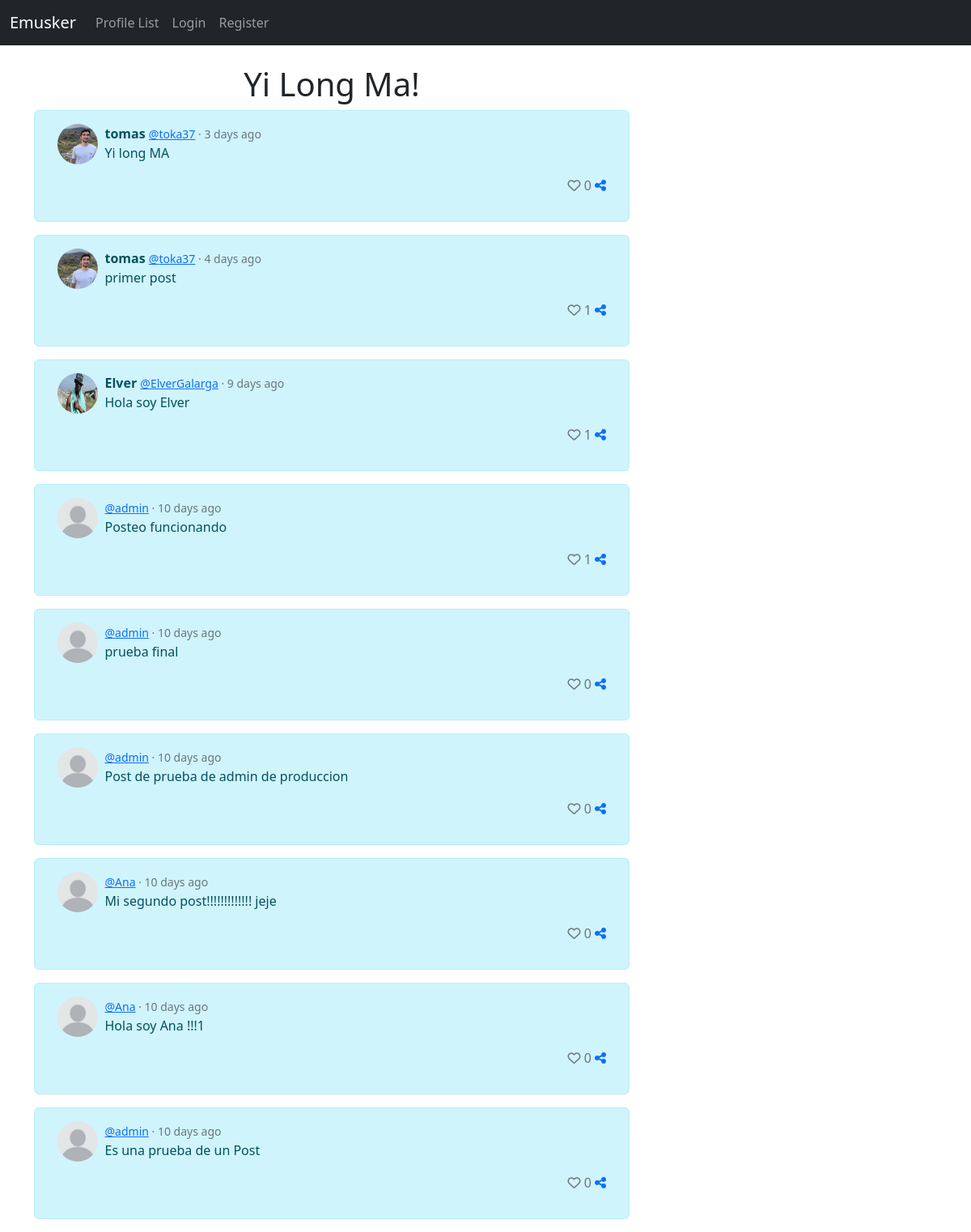
The app's page /, older data.
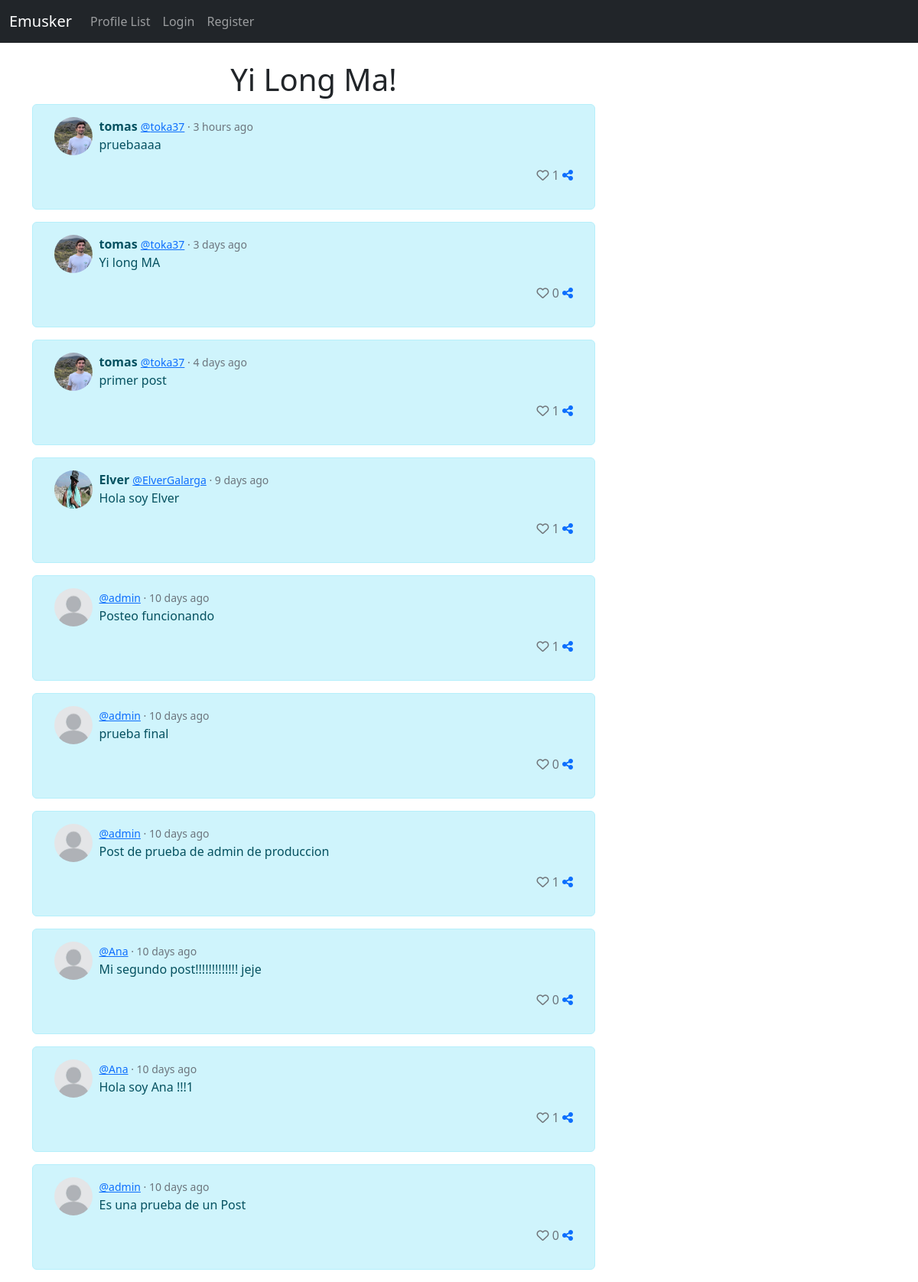
The same page, newer data.
### musker/models.py (models this page shows, shortened)
class Post(models.Model):
	user = models.ForeignKey(User, related_name="posts", on_delete=models.DO_NOTHING)
	body = models.CharField(max_length=300)
	created_at=models.DateTimeField(auto_now_add=True)
	likes = models.ManyToManyField(User,related_name="post_like",blank=True)
	def number_of_likes(self):
		return self.likes.count()
	def whenpublished(self):
		now = timezone.now()
		diff= now - self.created_at
		if diff.days == 0 and diff.seconds >= 0 and diff.seconds < 60:
			seconds= diff.seconds
			if seconds == 1:
				return str(seconds) +  "second ago"
			else:
				return str(seconds) + " seconds ago"
		if diff.days == 0 and diff.seconds >= 60 and diff.seconds < 3600:
			minutes= math.floor(diff.seconds/60)
			if minutes == 1:
				return str(minutes) + " minute ago"
			else:
				return str(minutes) + " minutes ago"
		if diff.days == 0 and diff.seconds >= 3600 and diff.seconds < 86400:
			hours= math.floor(diff.seconds/3600)
			if hours == 1:
				return str(hours) + " hour ago"
			else:
				return str(hours) + " hours ago"
		if diff.days >= 1 and diff.days < 30:
			days= diff.days
			if days == 1:
				return str(days) + " day ago"
			else:
				return str(days) + " days ago"

class Profile(models.Model):
	user = models.OneToOneField(User, on_delete=models.CASCADE)
	follows = models.ManyToManyField("self",related_name="followed_by",symmetrical=False,blank=True)
	date_modified = models.DateTimeField(User, auto_now=True)
	profile_image = models.ImageField(null=True,blank=True, upload_to="images/")
	profile_bio = models.CharField(null=True,blank=True,max_length=100)
	homepage_link =models.CharField(null=True,blank=True,max_length=100)
	instagram_link =models.CharField(null=True,blank=True,max_length=100)
	linkedin_link =models.CharField(null=True,blank=True,max_length=100)

### musker/views.py (the view)
# urls.py: path('', views.home, name="home"),
def home(request):
    posts = Post.objects.all().order_by("-created_at")
    if request.user.is_authenticated:
        form = PostForm(request.POST or None)
        if request.method == "POST":
            if form.is_valid():
                post = form.save(commit=False)
                post.user = request.user
                post.save()
                messages.success(request, ("Posted!"))
                return redirect('home')
        return render(request, 'home.html', {"posts":posts, "form":form})
    else:
        return render(request, 'home.html', {"posts":posts})

### musker/templates/home.html (shortened to what this page needs)
{% extends 'base.html' %}
{%load static%}
{% block content %}
<div class="container text-center">
    <div class="row">
        <div class="col-8">
<h1>Yi Long Ma!</h1>
    {%for post in posts %}
      <div class="alert alert-info " role="alert" >
          <div class="container" >
            <div class="row">
              <div class="col-1">
                {%if post.user.profile.profile_image%}
                <img src="{{post.user.profile.profile_image.url}}" class="rounded-circle" width="50" height="50" alt="{{profiles.user.username}}">
                {%else%}
                <img src="{%static 'images/default-picture.jpeg'%}" class="rounded-circle" width="50" height="50" alt="{{profiles.user.username}}">
                {%endif%}
              </div>
              <div class="col-11 ">
                  <div class="text-start ">
                          <b>{{post.user.first_name}}</b>
                          <small class="text-muted" data-toggle="tooltip" title="{{post.created_at}}"><a href="{%url 'profile' post.user.id%}">@{{post.user.username}}</a> · {{ post.whenpublished }}  </small>
                  </div>
                    <div >
                      <p class="text-start ">
                        {{post.body}}
                      </p>
                      <p class="text-end text-muted">
                        {%if user in post.likes.all%}
                        <a href="{%url 'post_like' post.id%}"><i class="fa fa-heart"style="color:rgb(255, 0, 102)"></i></a>
                        {%else%}
                        <a href="{%url 'post_like' post.id%}"><i class="fa fa-heart-o"style="color: rgb(113, 118, 123)" ></i></a>
                        {%endif%}
                        {{post.number_of_likes}}
                        <a href="{%url 'post_detail' post.id%}"><i class="fa-solid fa-share-nodes"></i></a>
                      </p>
                    </div>
              </div>
            </div>
          </div>
        </div>
    {%endfor%}
</div>
<div class="col-4">
    <br/><br/><br/>
</div>
{%endblock%}

Row changes from the older to the newer data that the page shows:
added Post: user.profile.profile_image (picture), user.first_name "tomas", user.username "toka37", whenpublished "3 hours ago", body "pruebaaaa", number_of_likes "1"
computed for Post "Post de prueba de admin de produccion": number_of_likes "0" → "1"
computed for Post "Hola soy Ana !!!1": number_of_likes "0" → "1"
